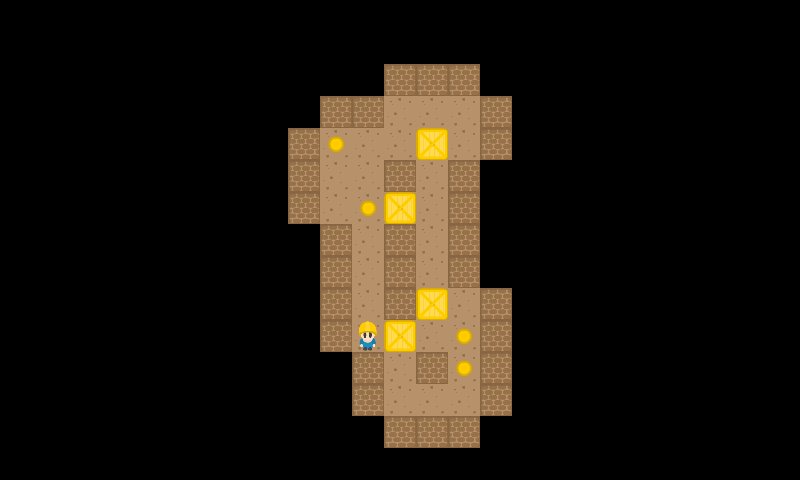

Tiled map render using the project's own tile images. Description and the map definition, with tile-layer contents summarised, below:
An orthogonal 25x15 tile map with 32x32 px tiles, 2 tile layers (StaticMap, Objetos).

<map version="1.0" orientation="orthogonal" renderorder="right-down" width="25" height="15" tilewidth="32" tileheight="32">
 <tileset firstgid="1" source="Tileset.tsx" />
 <layer name="StaticMap" width="25" height="15">
  <data>[375 cells, 63 non-empty, 2 distinct tile ids]</data>
 </layer>
 <layer name="Objetos" width="25" height="15">
  <data>[375 cells, 9 non-empty, 3 distinct tile ids]</data>
 </layer>
</map>
